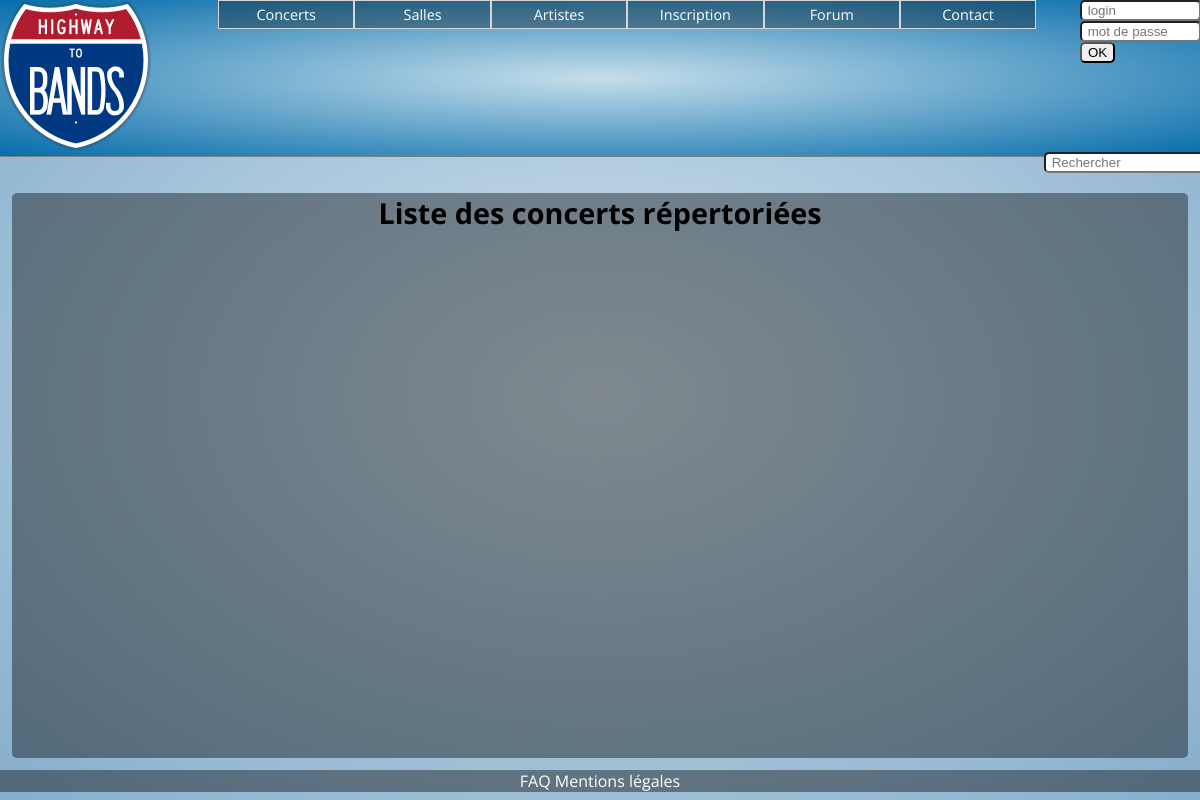
/HTB/index.php?page=liste_concert, run on an earlier commit of the app's database.
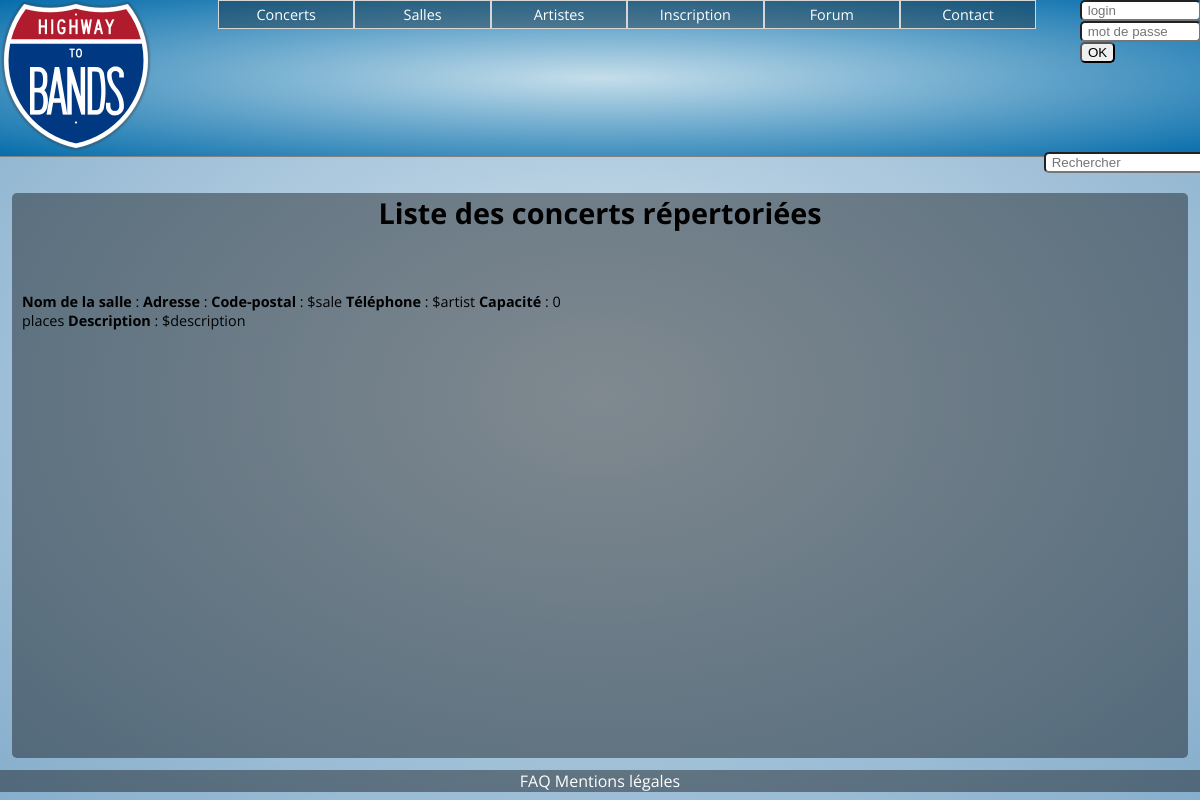
And on a later commit of the database.
### tables this page shows
CREATE TABLE IF NOT EXISTS `concert` (
  `id` int(11) NOT NULL AUTO_INCREMENT,
  `login` varchar(45) DEFAULT NULL,
  `artist` varchar(45) DEFAULT NULL,
  `salle` varchar(45) DEFAULT NULL,
  `date` varchar(45) DEFAULT NULL,
  `description` varchar(45) DEFAULT NULL,
  `price` int(11) DEFAULT NULL,
  PRIMARY KEY (`id`)
);

### HTB/controleurs/liste_concert.php (called while the page is built, shortened)
<?php
require('modeles/concert.php');
$concerts=liste_concert();
include('vues/liste_concert.php');
?>

### HTB/modeles/concert.php (called while the page is built, shortened)
<?php
function liste_concert(){
	global $bdd;
$res = "SELECT * from concert";
$req = $bdd-> query($res) or die(print_r($bdd->errorInfo()));
 	 	return $req;
}
?>

### HTB/vues/liste_concert.php (the view, shortened to what this page needs)
<!DOCTYPE html>
<html>
<head>
	<link rel="stylesheet" href="css/style.css" />
</head>
<body>
	<?php include 'vues/header.php' ?>
<div id="contenu">
		<div id="banniere"><h1>Liste des concerts répertoriées</h1>
		</div>
	<div class="liste">
<?php
while ($donnees = $concerts->fetch())
{
?>
    <p>
    <strong>Nom de la salle</strong> : <a href="index.php?page=concert&id=<?php echo $donnees['id']; ?>"><?php echo $donnees['name']; ?></a>
    <strong>Adresse</strong> : <?php echo $donnees['login']; ?>
    <strong>Code-postal</strong> : <?php echo $donnees['salle']; ?>
    <strong>Téléphone</strong> : <?php echo $donnees['artist']; ?>
     <strong>Capacité</strong> : <?php echo $donnees['price']; ?> places
    <strong>Description</strong> : <?php echo $donnees['description']; ?><br />
   </p>
<?php
}
?>
			</div>
		</div>
<?php include 'controleurs/footer.php' ?>
</body>
</html>

What changed in the data, as far as the page shows it:
added concert: salle "$sale", artist "$artist", price "0", description "$description"
